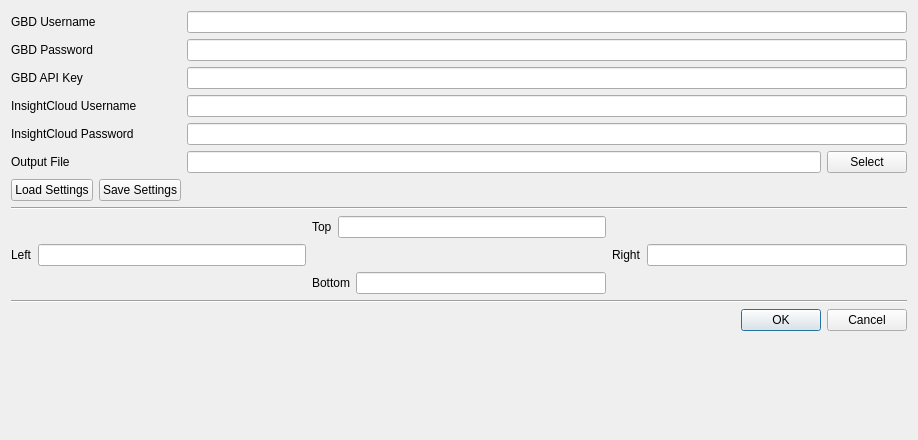
<?xml version="1.0" encoding="UTF-8"?>
<ui version="4.0">
 <class>DGConnect</class>
 <widget class="QDialog" name="DGConnect">
  <property name="geometry">
   <rect>
    <x>0</x>
    <y>0</y>
    <width>918</width>
    <height>440</height>
   </rect>
  </property>
  <property name="windowTitle">
   <string>DGConnect</string>
  </property>
  <layout class="QFormLayout" name="formLayout">
   <property name="fieldGrowthPolicy">
    <enum>QFormLayout::AllNonFixedFieldsGrow</enum>
   </property>
   <item row="0" column="0">
    <widget class="QLabel" name="gbd_username_label">
     <property name="text">
      <string>GBD Username</string>
     </property>
     <property name="buddy">
      <cstring>gbd_username</cstring>
     </property>
    </widget>
   </item>
   <item row="0" column="1">
    <widget class="QLineEdit" name="gbd_username"/>
   </item>
   <item row="1" column="0">
    <widget class="QLabel" name="gbd_password_label">
     <property name="text">
      <string>GBD Password</string>
     </property>
     <property name="buddy">
      <cstring>gbd_password</cstring>
     </property>
    </widget>
   </item>
   <item row="1" column="1">
    <widget class="QLineEdit" name="gbd_password">
     <property name="echoMode">
      <enum>QLineEdit::Password</enum>
     </property>
    </widget>
   </item>
   <item row="2" column="0">
    <widget class="QLabel" name="gbd_api_key_label">
     <property name="text">
      <string>GBD API Key</string>
     </property>
     <property name="buddy">
      <cstring>gbd_api_key</cstring>
     </property>
    </widget>
   </item>
   <item row="2" column="1">
    <widget class="QLineEdit" name="gbd_api_key">
     <property name="echoMode">
      <enum>QLineEdit::Password</enum>
     </property>
    </widget>
   </item>
   <item row="3" column="0">
    <widget class="QLabel" name="insightcloud_username_label">
     <property name="text">
      <string>InsightCloud Username</string>
     </property>
     <property name="buddy">
      <cstring>insightcloud_username</cstring>
     </property>
    </widget>
   </item>
   <item row="3" column="1">
    <widget class="QLineEdit" name="insightcloud_username"/>
   </item>
   <item row="4" column="0">
    <widget class="QLabel" name="insightcloud_password_label">
     <property name="text">
      <string>InsightCloud Password</string>
     </property>
     <property name="buddy">
      <cstring>insightcloud_password</cstring>
     </property>
    </widget>
   </item>
   <item row="4" column="1">
    <widget class="QLineEdit" name="insightcloud_password">
     <property name="echoMode">
      <enum>QLineEdit::Password</enum>
     </property>
    </widget>
   </item>
   <item row="5" column="0">
    <widget class="QLabel" name="select_file_label">
     <property name="text">
      <string>Output File</string>
     </property>
     <property name="buddy">
      <cstring>select_file</cstring>
     </property>
    </widget>
   </item>
   <item row="5" column="1">
    <layout class="QHBoxLayout" name="select_file_layout">
     <item>
      <widget class="QLineEdit" name="select_file"/>
     </item>
     <item>
      <widget class="QPushButton" name="select_file_button">
       <property name="text">
        <string>Select</string>
       </property>
      </widget>
     </item>
    </layout>
   </item>
   <item row="6" column="0">
    <layout class="QHBoxLayout" name="settings_layout">
     <property name="rightMargin">
      <number>0</number>
     </property>
     <property name="bottomMargin">
      <number>0</number>
     </property>
     <item>
      <widget class="QPushButton" name="load_settings_button">
       <property name="text">
        <string>Load Settings</string>
       </property>
       <property name="checkable">
        <bool>false</bool>
       </property>
      </widget>
     </item>
     <item>
      <widget class="QPushButton" name="save_settings_button">
       <property name="text">
        <string>Save Settings</string>
       </property>
       <property name="checkable">
        <bool>false</bool>
       </property>
      </widget>
     </item>
    </layout>
   </item>
   <item row="8" column="0" colspan="2">
    <widget class="Line" name="line">
     <property name="orientation">
      <enum>Qt::Horizontal</enum>
     </property>
    </widget>
   </item>
   <item row="14" column="0" colspan="2">
    <widget class="Line" name="line_2">
     <property name="orientation">
      <enum>Qt::Horizontal</enum>
     </property>
    </widget>
   </item>
   <item row="15" column="1">
    <widget class="QDialogButtonBox" name="yes_no_box">
     <property name="orientation">
      <enum>Qt::Horizontal</enum>
     </property>
     <property name="standardButtons">
      <set>QDialogButtonBox::Cancel|QDialogButtonBox::Ok</set>
     </property>
    </widget>
   </item>
   <item row="12" column="0" colspan="2">
    <layout class="QGridLayout" name="bbox_layout">
     <property name="bottomMargin">
      <number>0</number>
     </property>
     <property name="horizontalSpacing">
      <number>6</number>
     </property>
     <item row="0" column="2">
      <spacer name="horizontalSpacer">
       <property name="orientation">
        <enum>Qt::Horizontal</enum>
       </property>
       <property name="sizeHint" stdset="0">
        <size>
         <width>40</width>
         <height>20</height>
        </size>
       </property>
      </spacer>
     </item>
     <item row="0" column="1">
      <layout class="QHBoxLayout" name="top_layout">
       <property name="leftMargin">
        <number>0</number>
       </property>
       <item>
        <widget class="QLabel" name="top_label">
         <property name="text">
          <string>Top</string>
         </property>
         <property name="buddy">
          <cstring>top</cstring>
         </property>
        </widget>
       </item>
       <item>
        <widget class="QLineEdit" name="top">
         <property name="readOnly">
          <bool>false</bool>
         </property>
        </widget>
       </item>
      </layout>
     </item>
     <item row="1" column="0">
      <layout class="QHBoxLayout" name="left_layout">
       <property name="bottomMargin">
        <number>0</number>
       </property>
       <item>
        <widget class="QLabel" name="left_label">
         <property name="text">
          <string>Left</string>
         </property>
         <property name="buddy">
          <cstring>left</cstring>
         </property>
        </widget>
       </item>
       <item>
        <widget class="QLineEdit" name="left">
         <property name="readOnly">
          <bool>false</bool>
         </property>
        </widget>
       </item>
      </layout>
     </item>
     <item row="1" column="2">
      <layout class="QHBoxLayout" name="right_layout">
       <item>
        <widget class="QLabel" name="right_label">
         <property name="text">
          <string>Right</string>
         </property>
         <property name="buddy">
          <cstring>right</cstring>
         </property>
        </widget>
       </item>
       <item>
        <widget class="QLineEdit" name="right">
         <property name="readOnly">
          <bool>false</bool>
         </property>
        </widget>
       </item>
      </layout>
     </item>
     <item row="0" column="0">
      <spacer name="horizontalSpacer_2">
       <property name="orientation">
        <enum>Qt::Horizontal</enum>
       </property>
       <property name="sizeHint" stdset="0">
        <size>
         <width>40</width>
         <height>20</height>
        </size>
       </property>
      </spacer>
     </item>
     <item row="1" column="1">
      <spacer name="horizontalSpacer_3">
       <property name="orientation">
        <enum>Qt::Horizontal</enum>
       </property>
       <property name="sizeHint" stdset="0">
        <size>
         <width>40</width>
         <height>20</height>
        </size>
       </property>
      </spacer>
     </item>
     <item row="2" column="1">
      <layout class="QHBoxLayout" name="bottom_layout">
       <property name="bottomMargin">
        <number>0</number>
       </property>
       <item>
        <widget class="QLabel" name="bottom_label">
         <property name="text">
          <string>Bottom</string>
         </property>
         <property name="buddy">
          <cstring>bottom</cstring>
         </property>
        </widget>
       </item>
       <item>
        <widget class="QLineEdit" name="bottom">
         <property name="readOnly">
          <bool>false</bool>
         </property>
        </widget>
       </item>
      </layout>
     </item>
    </layout>
   </item>
  </layout>
 </widget>
 <resources/>
 <connections>
  <connection>
   <sender>yes_no_box</sender>
   <signal>accepted()</signal>
   <receiver>DGConnect</receiver>
   <slot>accept()</slot>
   <hints>
    <hint type="sourcelabel">
     <x>248</x>
     <y>254</y>
    </hint>
    <hint type="destinationlabel">
     <x>157</x>
     <y>274</y>
    </hint>
   </hints>
  </connection>
  <connection>
   <sender>yes_no_box</sender>
   <signal>rejected()</signal>
   <receiver>DGConnect</receiver>
   <slot>reject()</slot>
   <hints>
    <hint type="sourcelabel">
     <x>316</x>
     <y>260</y>
    </hint>
    <hint type="destinationlabel">
     <x>286</x>
     <y>274</y>
    </hint>
   </hints>
  </connection>
 </connections>
</ui>
